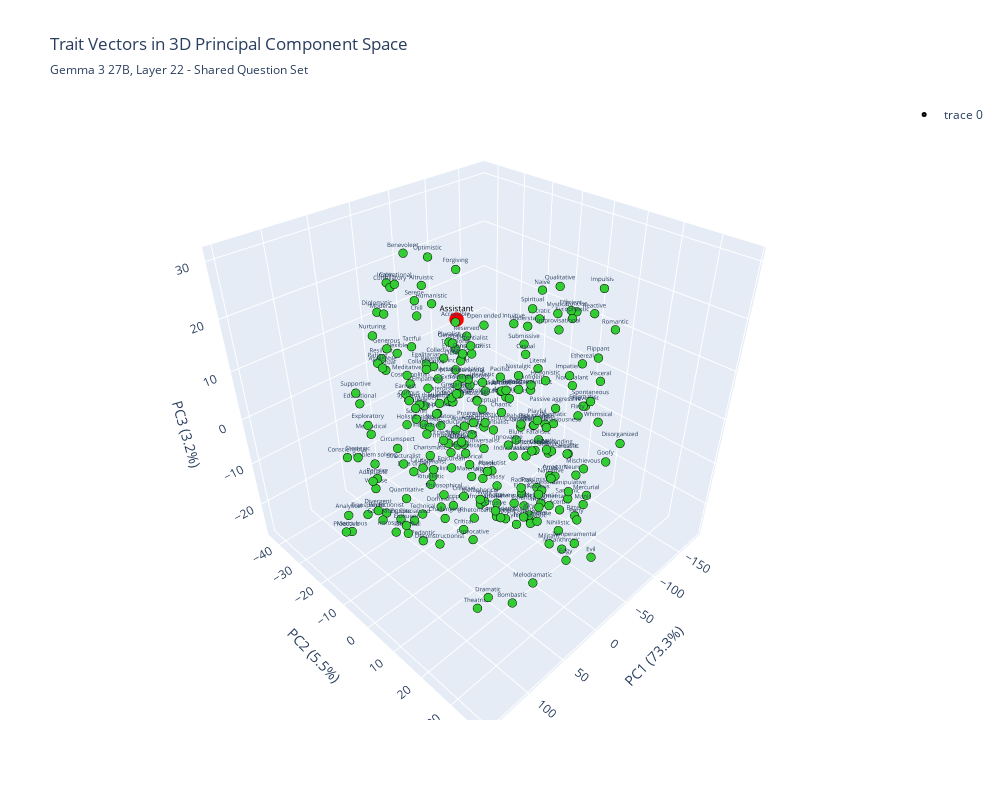

Notebook code for this chart:
### Code cell
fig_3d = plot_3d_pca(
    pca_results['pca_transformed'],
    pca_results['variance_explained'],
    trait_labels,
    assistant_projection=asst_projected[0],
    title="Trait Vectors in 3D Principal Component Space",
    subtitle=f"{model_name.replace('-', ' ')}, Layer {layer} - Shared Question Set"
)
fig_3d.show()
#fig_3d.write_html(f"{plot_dir}/pca_3d.html")

### Figure 1 — Plotly figure (JSON) as saved in the notebook; plotly's stock layout.template omitted (floating-point values rounded to 4 significant figures; data arrays with more than 128 entries replaced by an {"elided": "..."} marker saying what was removed)
{"data": [{"hovertemplate": "<b>%{text}</b><br>PC1: %{x:.3f}<br>PC2: %{y:.3f}<br>PC3: %{z:.3f}<br><extra></extra>", "marker": {"color": {"elided": "240 str values"}, "line": {"color": "black", "width": 2}, "size": 3}, "mode": "markers+text", "text": {"elided": "240 str values"}, "textfont": {"size": 6}, "textposition": "top center", "type": "scatter3d", "x": {"elided": "240 float values"}, "y": {"elided": "240 float values"}, "z": {"elided": "240 float values"}}, {"hovertemplate": "<b>Assistant</b><br>PC1: %{x:.3f}<br>PC2: %{y:.3f}<br>PC3: %{z:.3f}<br><extra></extra>", "marker": {"color": "red", "opacity": 1, "size": 5}, "mode": "markers+text", "showlegend": false, "text": ["Assistant"], "textfont": {"color": "black", "size": 8}, "textposition": "top center", "type": "scatter3d", "x": [-27.99], "y": [-15.25], "z": [15.79]}], "layout": {"height": 800, "scene": {"xaxis": {"title": {"text": "PC1 (73.3%)"}}, "yaxis": {"title": {"text": "PC2 (5.5%)"}}, "zaxis": {"title": {"text": "PC3 (3.2%)"}}}, "title": {"subtitle": {"text": "Gemma 3 27B, Layer 22 - Shared Question Set"}, "text": "Trait Vectors in 3D Principal Component Space"}, "width": 1000}}
